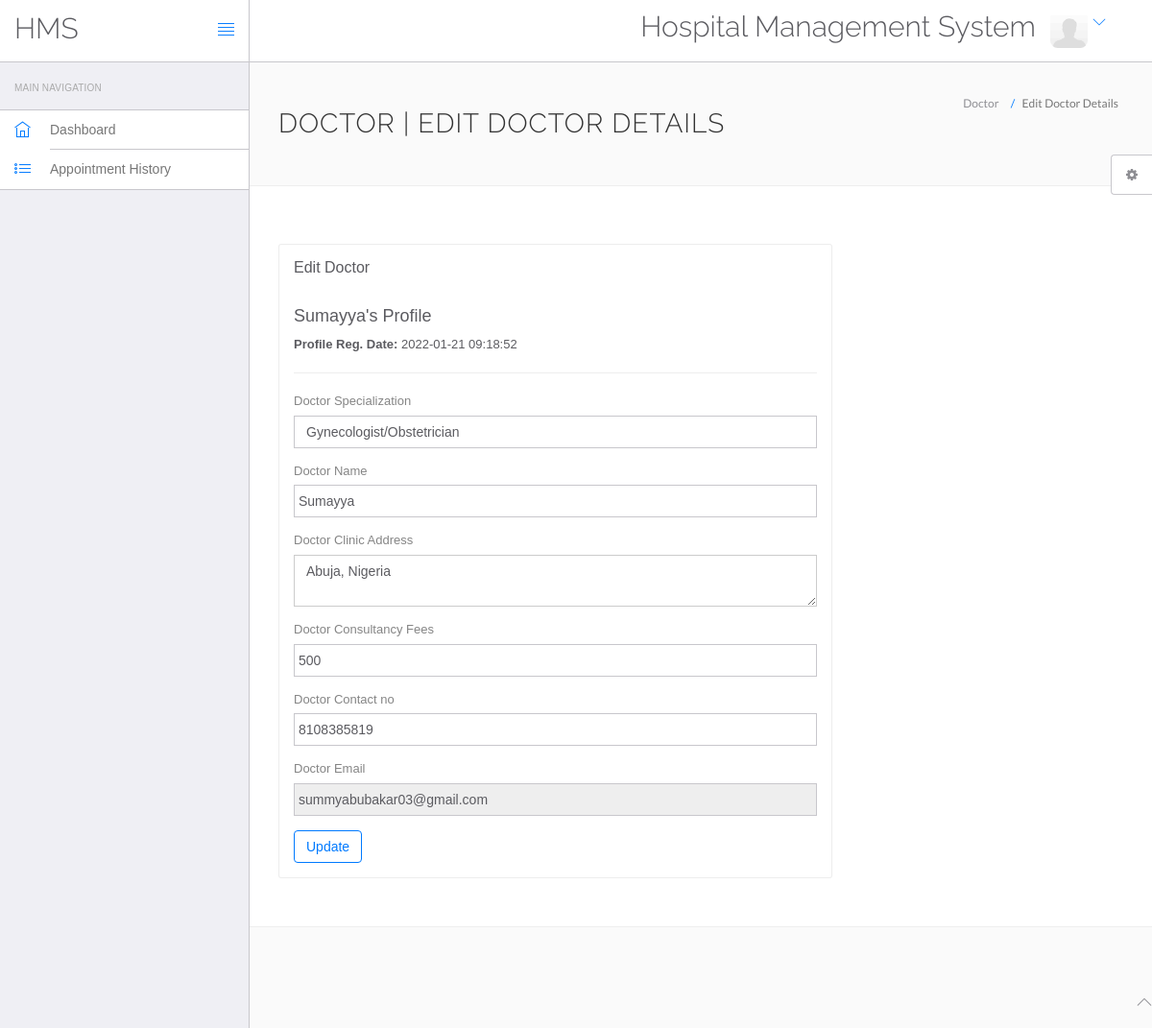
/hms/doctor/edit-profile.php (signed in), run on the app's committed database.
### tables this page shows
CREATE TABLE `doctors` (
  `id` int(11) NOT NULL,
  `specilization` varchar(255) DEFAULT NULL,
  `doctorName` varchar(255) DEFAULT NULL,
  `address` longtext DEFAULT NULL,
  `docFees` varchar(255) DEFAULT NULL,
  `contactno` bigint(11) DEFAULT NULL,
  `docEmail` varchar(255) DEFAULT NULL,
  `password` varchar(255) DEFAULT NULL,
  `creationDate` timestamp NULL DEFAULT current_timestamp(),
  `updationDate` timestamp NULL DEFAULT NULL ON UPDATE current_timestamp()
);

### hms/doctor/edit-profile.php (the view, shortened to what this page needs)
<?php
include('include/config.php');
?>
<!DOCTYPE html>
<html lang="en">
	<head>
		<link rel="stylesheet" href="vendor/bootstrap/css/bootstrap.min.css">
		<link rel="stylesheet" href="vendor/fontawesome/css/font-awesome.min.css">
		<link rel="stylesheet" href="vendor/themify-icons/themify-icons.min.css">
		<link href="vendor/animate.css/animate.min.css" rel="stylesheet" media="screen">
		<link href="vendor/perfect-scrollbar/perfect-scrollbar.min.css" rel="stylesheet" media="screen">
		<link href="vendor/switchery/switchery.min.css" rel="stylesheet" media="screen">
		<link href="vendor/bootstrap-touchspin/jquery.bootstrap-touchspin.min.css" rel="stylesheet" media="screen">
		<link href="vendor/select2/select2.min.css" rel="stylesheet" media="screen">
		<link href="vendor/bootstrap-datepicker/bootstrap-datepicker3.standalone.min.css" rel="stylesheet" media="screen">
		<link href="vendor/bootstrap-timepicker/bootstrap-timepicker.min.css" rel="stylesheet" media="screen">
		<link rel="stylesheet" href="assets/css/styles.css">
		<link rel="stylesheet" href="assets/css/plugins.css">
		<link rel="stylesheet" href="assets/css/themes/theme-1.css" id="skin_color" />
	</head>
	<body>
		<div id="app">
<?php include('include/sidebar.php');?>
			<div class="app-content">
				<?php include('include/header.php');?>
				<div class="main-content" >
					<div class="wrap-content container" id="container">
						<section id="page-title">
							<div class="row">
								<div class="col-sm-8">
									<h1 class="mainTitle">Doctor | Edit Doctor Details</h1>
																	</div>
								<ol class="breadcrumb">
									<li>
										<span>Doctor</span>
									</li>
									<li class="active">
										<span>Edit Doctor Details</span>
									</li>
								</ol>
							</div>
						</section>
						<div class="container-fluid container-fullw bg-white">
							<div class="row">
								<div class="col-md-12">
									<div class="row margin-top-30">
										<div class="col-lg-8 col-md-12">
											<div class="panel panel-white">
												<div class="panel-heading">
													<h5 class="panel-title">Edit Doctor</h5>
												</div>
												<div class="panel-body">
									<?php $sql=mysqli_query($con,"select * from doctors where docEmail='".$_SESSION['dlogin']."'");
while($data=mysqli_fetch_array($sql))
{
?>
<h4><?php echo htmlentities($data['doctorName']);?>'s Profile</h4>
<p><b>Profile Reg. Date: </b><?php echo htmlentities($data['creationDate']);?></p>
<hr />
													<form role="form" name="adddoc" method="post" onSubmit="return valid();">
														<div class="form-group">
															<label for="DoctorSpecialization">
																Doctor Specialization
															</label>
							<select name="Doctorspecialization" class="form-control" required="required">
					<option value="<?php echo htmlentities($data['specilization']);?>">
					<?php echo htmlentities($data['specilization']);?></option>
															</select>
														</div>
<div class="form-group">
															<label for="doctorname">
																 Doctor Name
															</label>
	<input type="text" name="docname" class="form-control" value="<?php echo htmlentities($data['doctorName']);?>" >
														</div>
<div class="form-group">
															<label for="address">
																 Doctor Clinic Address
															</label>
					<textarea name="clinicaddress" class="form-control"><?php echo htmlentities($data['address']);?></textarea>
														</div>
<div class="form-group">
															<label for="fess">
																 Doctor Consultancy Fees
															</label>
		<input type="text" name="docfees" class="form-control" required="required"  value="<?php echo htmlentities($data['docFees']);?>" >
														</div>
<div class="form-group">
									<label for="fess">
																 Doctor Contact no
															</label>
					<input type="text" name="doccontact" class="form-control" required="required"  value="<?php echo htmlentities($data['contactno']);?>">
														</div>
<div class="form-group">
									<label for="fess">
																 Doctor Email
															</label>
					<input type="email" name="docemail" class="form-control"  readonly="readonly"  value="<?php echo htmlentities($data['docEmail']);?>">
														</div>
														<?php } ?>
														<button type="submit" name="submit" class="btn btn-o btn-primary">
															Update
														</button>
													</form>
												</div>
											</div>
										</div>
											</div>
										</div>
								</div>
					</div>
				</div>
			</div>
	<?php include('include/footer.php');?>
	<?php include('include/setting.php');?>
		</div>
	</body>
</html>

### hms/doctor/assets/css/themes/theme-1.css (style rules this page uses)
body { background: #FAFAFA; }

### data on the page
doctors: doctorName "Sumayya", creationDate "2022-01-21 09:18:52", Doctorspecialization "Gynecologist/Obstetrician", docname "Sumayya", clinicaddress "Abuja, Nigeria", docfees "500", doccontact "8108385819", docemail "summyabubakar03@gmail.com"
